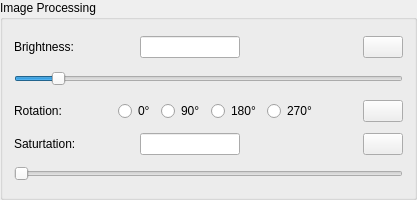
                  <widget class="QGroupBox" name="groupBox_3">
                   <property name="minimumSize">
                    <size>
                     <width>0</width>
                     <height>200</height>
                    </size>
                   </property>
                   <property name="maximumSize">
                    <size>
                     <width>16777214</width>
                     <height>200</height>
                    </size>
                   </property>
                   <property name="toolTip">
                    <string>&lt;html&gt;&lt;head/&gt;&lt;body&gt;&lt;p&gt;Clockwise&lt;/p&gt;&lt;/body&gt;&lt;/html&gt;</string>
                   </property>
                   <property name="title">
                    <string>Image Processing</string>
                   </property>
                   <layout class="QGridLayout" name="gridLayout_3">
                    <item row="3" column="0">
                     <layout class="QHBoxLayout" name="horizontalLayout_2">
                      <item>
                       <widget class="QLabel" name="label_4">
                        <property name="text">
                         <string>Rotation:               </string>
                        </property>
                       </widget>
                      </item>
                      <item>
                       <widget class="QRadioButton" name="RB_0">
                        <property name="text">
                         <string>0°</string>
                        </property>
                       </widget>
                      </item>
                      <item>
                       <widget class="QRadioButton" name="RB_90">
                        <property name="text">
                         <string>90°</string>
                        </property>
                       </widget>
                      </item>
                      <item>
                       <widget class="QRadioButton" name="RB_180">
                        <property name="text">
                         <string>180°</string>
                        </property>
                       </widget>
                      </item>
                      <item>
                       <widget class="QRadioButton" name="RB_270">
                        <property name="text">
                         <string>270°</string>
                        </property>
                       </widget>
                      </item>
                      <item>
                       <spacer name="horizontalSpacer_15">
                        <property name="orientation">
                         <enum>Qt::Horizontal</enum>
                        </property>
                        <property name="sizeHint" stdset="0">
                         <size>
                          <width>40</width>
                          <height>20</height>
                         </size>
                        </property>
                       </spacer>
                      </item>
                      <item>
                       <widget class="QPushButton" name="B_RotationOrig">
                        <property name="minimumSize">
                         <size>
                          <width>0</width>
                          <height>0</height>
                         </size>
                        </property>
                        <property name="maximumSize">
                         <size>
                          <width>50</width>
                          <height>16777215</height>
                         </size>
                        </property>
                        <property name="text">
                         <string/>
                        </property>
                        <property name="icon">
                         <iconset resource="icons.qrc">
                          <normaloff>:/Icons/curved.ico</normaloff>:/Icons/curved.ico</iconset>
                        </property>
                       </widget>
                      </item>
                     </layout>
                    </item>
                    <item row="1" column="0">
                     <layout class="QHBoxLayout" name="horizontalLayout_13">
                      <item>
                       <widget class="QLabel" name="label_3">
                        <property name="minimumSize">
                         <size>
                          <width>120</width>
                          <height>0</height>
                         </size>
                        </property>
                        <property name="maximumSize">
                         <size>
                          <width>120</width>
                          <height>16777215</height>
                         </size>
                        </property>
                        <property name="text">
                         <string>Brightness:</string>
                        </property>
                       </widget>
                      </item>
                      <item>
                       <widget class="QLineEdit" name="LE_Brightness">
                        <property name="minimumSize">
                         <size>
                          <width>100</width>
                          <height>0</height>
                         </size>
                        </property>
                        <property name="maximumSize">
                         <size>
                          <width>100</width>
                          <height>16777215</height>
                         </size>
                        </property>
                       </widget>
                      </item>
                      <item>
                       <spacer name="horizontalSpacer">
                        <property name="orientation">
                         <enum>Qt::Horizontal</enum>
                        </property>
                        <property name="sizeHint" stdset="0">
                         <size>
                          <width>40</width>
                          <height>20</height>
                         </size>
                        </property>
                       </spacer>
                      </item>
                      <item>
                       <widget class="QPushButton" name="B_BrightnessOrig">
                        <property name="maximumSize">
                         <size>
                          <width>50</width>
                          <height>16777215</height>
                         </size>
                        </property>
                        <property name="text">
                         <string/>
                        </property>
                        <property name="icon">
                         <iconset resource="icons.qrc">
                          <normaloff>:/Icons/curved.ico</normaloff>:/Icons/curved.ico</iconset>
                        </property>
                       </widget>
                      </item>
                     </layout>
                    </item>
                    <item row="2" column="0">
                     <widget class="QSlider" name="SD_Brightness">
                      <property name="minimumSize">
                       <size>
                        <width>0</width>
                        <height>20</height>
                       </size>
                      </property>
                      <property name="maximumSize">
                       <size>
                        <width>16777215</width>
                        <height>20</height>
                       </size>
                      </property>
                      <property name="minimum">
                       <number>1</number>
                      </property>
                      <property name="maximum">
                       <number>1000</number>
                      </property>
                      <property name="value">
                       <number>100</number>
                      </property>
                      <property name="sliderPosition">
                       <number>100</number>
                      </property>
                      <property name="orientation">
                       <enum>Qt::Horizontal</enum>
                      </property>
                     </widget>
                    </item>
                    <item row="5" column="0">
                     <widget class="QSlider" name="SD_Saturtation">
                      <property name="minimum">
                       <number>0</number>
                      </property>
                      <property name="maximum">
                       <number>65535</number>
                      </property>
                      <property name="value">
                       <number>0</number>
                      </property>
                      <property name="orientation">
                       <enum>Qt::Horizontal</enum>
                      </property>
                     </widget>
                    </item>
                    <item row="4" column="0">
                     <layout class="QHBoxLayout" name="horizontalLayout_11">
                      <item>
                       <widget class="QLabel" name="L_Saturtation">
                        <property name="minimumSize">
                         <size>
                          <width>120</width>
                          <height>0</height>
                         </size>
                        </property>
                        <property name="maximumSize">
                         <size>
                          <width>120</width>
                          <height>16777215</height>
                         </size>
                        </property>
                        <property name="text">
                         <string>Saturtation:</string>
                        </property>
                       </widget>
                      </item>
                      <item>
                       <widget class="QLineEdit" name="LE_Saturtation">
                        <property name="maximumSize">
                         <size>
                          <width>100</width>
                          <height>16777215</height>
                         </size>
                        </property>
                       </widget>
                      </item>
                      <item>
                       <spacer name="horizontalSpacer_8">
                        <property name="orientation">
                         <enum>Qt::Horizontal</enum>
                        </property>
                        <property name="sizeHint" stdset="0">
                         <size>
                          <width>40</width>
                          <height>20</height>
                         </size>
                        </property>
                       </spacer>
                      </item>
                      <item>
                       <widget class="QPushButton" name="B_SaturtationOrig">
                        <property name="minimumSize">
                         <size>
                          <width>0</width>
                          <height>0</height>
                         </size>
                        </property>
                        <property name="maximumSize">
                         <size>
                          <width>50</width>
                          <height>16777215</height>
                         </size>
                        </property>
                        <property name="text">
                         <string/>
                        </property>
                        <property name="icon">
                         <iconset resource="icons.qrc">
                          <normaloff>:/Icons/curved.ico</normaloff>:/Icons/curved.ico</iconset>
                        </property>
                       </widget>
                      </item>
                     </layout>
                    </item>
                   </layout>
                  </widget>
